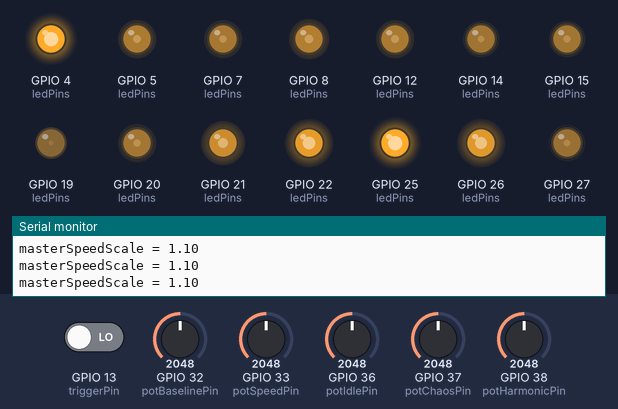
Bench run of a sketch on a simulated ESP32. Parts: output pins drawn as LEDs (lit = HIGH), the last lines printed to the serial monitor. The inputs (shaded band) are chosen by the test bench; at power-on: GPIO 33 (potSpeedPin) = 2048, GPIO 32 (potBaselinePin) = 2048, GPIO 36 (potIdlePin) = 2048, GPIO 13 (triggerPin) LOW, GPIO 37 (potChaosPin) = 2048, GPIO 38 (potHarmonicPin) = 2048. Random numbers use the default seed unless the sketch sets one.

Above: at 1.2 s.
1.3 s: GPIO 33 (potSpeedPin) set to 2866
At 1.67 s:
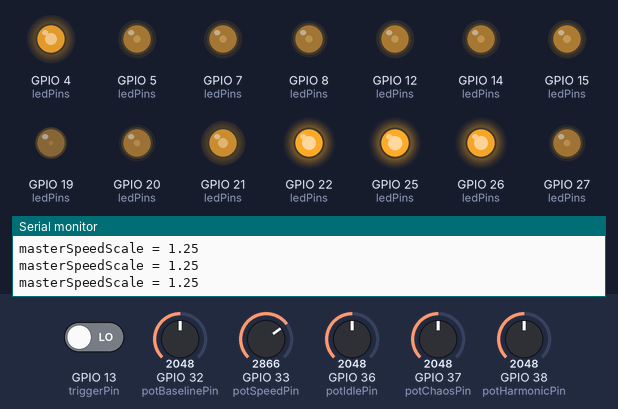
4.3 s: GPIO 32 (potBaselinePin) set to 2866
At 4.72 s:
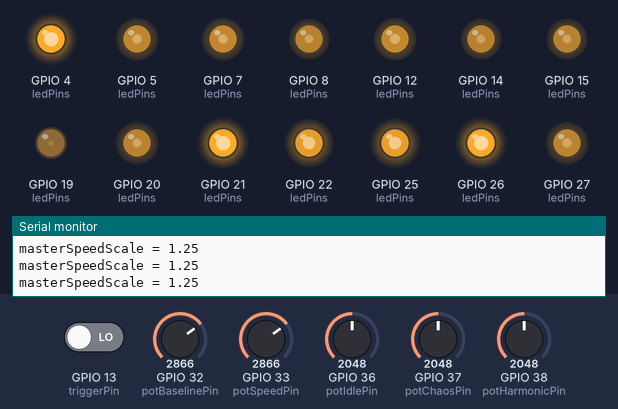
7.3 s: GPIO 36 (potIdlePin) set to 2866
At 7.46 s:
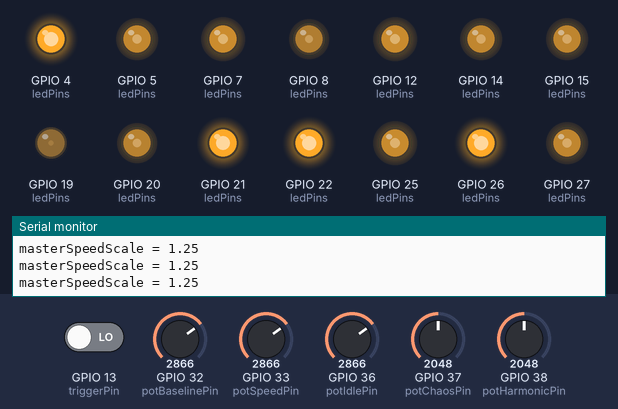
Timing chart, 0 to 8.4 s (numbered marks = the images above; inputs shaded):
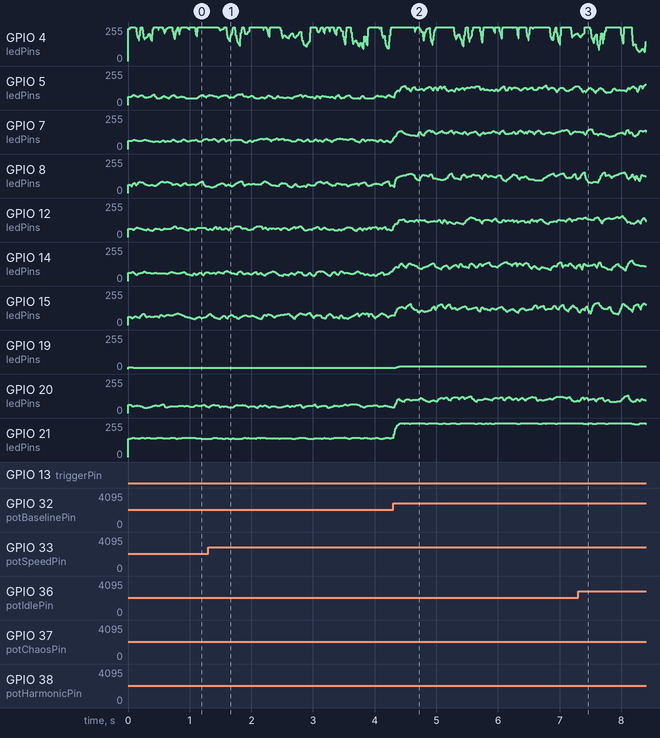

The sketch:

dynFlameSimV2.ino
```cpp
// ==============================================================================
// 17TH CENTURY GALLEON FLAME SYNTHESIZER
// ==============================================================================

// --- PIN DEFINITIONS ---
const int triggerPin = 13;          // Connect a button from this pin to GND to trigger the "wind wave"

// Potentiometer pins (Master Adjustments - Use 3.3V, GND, and the Pin)
const uint8_t potIdlePin = 36;      // Adjusts how intensely the flame flickers while resting
const uint8_t potChaosPin = 37;     // Adjusts how violently the flame reacts to a gust of wind
const uint8_t potHarmonicPin = 38;  // Adjusts how quickly the flame settles back to normal after a gust
const uint8_t potBaselinePin = 32;  // Adjusts the overall master brightness of the ship
const uint8_t potSpeedPin = 33;     // Adjusts the Global Tempo (Wind Agitation / Physics Speed)

// --- MULTI-LED SETUP ---
const int NUM_FLAMES = 14;
const int ledPins[NUM_FLAMES] = {22, 21, 19, 4, 26, 25, 8, 20, 15, 27, 5, 7, 14, 12};

// --- PWM SETTINGS ---
const int freq = 5000;              // 5kHz frequency prevents visible LED strobing/flicker
const int resolution = 12;          // 12-bit resolution provides 4096 levels of brightness (0-4095)

enum FlameState { IDLE, DROP, CHAOTIC, HARMONIC };
enum Location { STERN, CABIN, BINNACLE, BATTLE, KITCHEN };

// ==============================================================================
// THE FLAME CLASS
// Represents a single, independent physical flame on the ship.
// ==============================================================================
class Flame {
  public:
    int ledPin;
    FlameState currentState = IDLE;
    Location locationType;
    unsigned long stateStartTime = 0; // Tracks when the current state began

    // Variables to ensure smooth gliding during IDLE flickering
    float currentIdlePWM;
    float targetIdlePWM;
    unsigned long lastIdleChange = 0;

    // Internal base recipe values specific to this historical location
    int baseBaseline, baseIdleIntensity, baseChaosAmplitude;
    float baseHarmonicDamping;

    // "Personality" variables to make each LED unique, preventing synchronized blinking
    int brightnessOffset;
    float flickerSpeedMod;
    float chaosMod;

    // --- INITIALIZATION ---
    void init(int pin, Location loc) {
      ledPin = pin;
      locationType = loc;

      // Attach the pin to the ESP32 hardware PWM (ESP32 Core v3.x API)
      ledcAttach(ledPin, freq, resolution);

      // Generate unique physical traits for this specific lantern
      brightnessOffset = random(-200, 200);       // Slightly dimmer or brighter than its peers
      flickerSpeedMod = random(80, 120) / 100.0;  // 0.8x to 1.2x innate flicker speed
      chaosMod = random(80, 120) / 100.0;         // 0.8x to 1.2x innate chaotic reaction

      // Load the historical physics recipe based on the location
      switch (locationType) {
        case STERN:
          baseBaseline = 3500;         // Very bright to cut through fog
          baseIdleIntensity = 800;     // High flicker from exposed sea winds
          baseChaosAmplitude = 1500;   // Massive recovery swings
          baseHarmonicDamping = 0.010; // Low damping: a huge flame bounces around a lot
          break;
        case CABIN:
          baseBaseline = 3000;         // Bright, warm, elegant glow
          baseIdleIntensity = 100;     // Very steady, protected from drafts
          baseChaosAmplitude = 800;    // Moderate reaction to gusts
          baseHarmonicDamping = 0.040; // High damping: high quality wax settles very fast
          break;
        case BINNACLE:
          baseBaseline = 1000;         // Dim, just enough to read the compass
          baseIdleIntensity = 20;      // Barely flickers, heavily enclosed in brass
          baseChaosAmplitude = 200;    // Wind barely penetrates the housing
          baseHarmonicDamping = 0.050; // Max damping: tiny, stiff flame snaps right back
          break;
        case BATTLE:
          baseBaseline = 2000;         // Medium brightness below deck
          baseIdleIntensity = 400;     // Drafts whistling through open gun ports
          baseChaosAmplitude = 1000;   // Wild swings when cannons fire / wind gusts
          baseHarmonicDamping = 0.025; // Medium settling speed
          break;
        case KITCHEN:
          baseBaseline = 4000;         // Maximum brightness
          baseIdleIntensity = 1500;    // A roaring fire is never still
          baseChaosAmplitude = 2000;   // Chaotic and violent
          baseHarmonicDamping = 0.001; // Minimum damping: a wood fire never truly "settles"
          break;
      }

      // Start the flame at its normal brightness
      currentIdlePWM = baseBaseline;
      targetIdlePWM = baseBaseline;
    }

    // --- PHYSICS UPDATE LOOP ---
    void update(unsigned long currentTime, float bScale, float iScale, float cScale, float hScale, float sScale) {

      // Calculate this LED's exact parameters by combining:
      // 1. The Base Recipe  2. The Global Potentiometer Scales  3. The Unique Personality
      int myBasePWM = constrain((baseBaseline * bScale) + brightnessOffset, 50, 4095);
      int myIdleInt = baseIdleIntensity * iScale * chaosMod;
      int myChaosAmp = baseChaosAmplitude * cScale * chaosMod;
      float myHarmDamp = baseHarmonicDamping * hScale;

      unsigned long timeInState = currentTime - stateStartTime;
      int outputPWM = myBasePWM;

      // Adjust state durations based on the Global Speed pot (sScale)
      // Faster speed = shorter durations
      int dropDuration = 150 / sScale;
      int chaosDuration = 600 / sScale;
      int harmonicDuration = 2000 / sScale;

      // Execute the math for the current state of the flame
      switch (currentState) {

        case IDLE:
          // Is it time to pick a new target brightness? (Shorter intervals if sScale is high)
          if (currentTime - lastIdleChange > (random(20, 80) * flickerSpeedMod / sScale)) {
            targetIdlePWM = myBasePWM + random(-myIdleInt, myIdleInt);
            lastIdleChange = currentTime;
          }
          // Smoothly glide the current brightness toward the target brightness
          // The 0.2 multiplier defines the "gliding" speed. We scale it by sScale so it stays smooth at all tempos.
          currentIdlePWM += (targetIdlePWM - currentIdlePWM) * 0.2 * sScale;
          outputPWM = currentIdlePWM;
          break;

        case DROP:
          // Phase 1 of a gust: The flame is nearly blown out, recovering linearly back to baseline
          if (timeInState < dropDuration) {
            outputPWM = map(timeInState, 0, dropDuration, 100, myBasePWM);
          } else {
            currentState = CHAOTIC; // Move to next phase
            stateStartTime = currentTime;
          }
          break;

        case CHAOTIC:
          // Phase 2 of a gust: Violent sputtering
          if (timeInState < chaosDuration) {
            // Create an 'envelope' that goes from 1.0 down to 0.0 as time passes
            float envelope = 1.0 - ((float)timeInState / chaosDuration);
            int currentChaos = myChaosAmp * envelope;

            // Prevent random(0) which causes errors, ensuring a minimum of 1
            if (currentChaos < 1) currentChaos = 1;

            outputPWM = myBasePWM + random(-currentChaos, currentChaos);
          } else {
            currentState = HARMONIC; // Move to final phase
            stateStartTime = currentTime;
          }
          break;

        case HARMONIC:
          // Phase 3 of a gust: The flame "bounces" as it re-establishes thermal equilibrium
          if (timeInState < harmonicDuration) {
            float timeSec = timeInState / 1000.0;

            // Calculate ringing frequency. Speed pot increases how fast it vibrates.
            float frequency = 8.0 * flickerSpeedMod * sScale;
            float oscillation = sin(2 * PI * frequency * timeSec);

            // Calculate how fast the bouncing fades away
            float damping = exp(-myHarmDamp * timeInState * sScale);

            outputPWM = myBasePWM + (int)(myChaosAmp * 0.5 * damping * oscillation);

            // If the bouncing is basically undetectable (under 5%), cleanly exit back to IDLE
            if (damping < 0.05) {
              currentState = IDLE;
              currentIdlePWM = outputPWM;
            }
          } else {
            // Safety catch to force return to IDLE if time runs out
            currentState = IDLE;
          }
        break;
      }

      // Constrain to 12-bit bounds to prevent integer overflows causing weird flashes
      outputPWM = constrain(outputPWM, 0, 4095);

      // --- GAMMA CORRECTION ---
      // Human eyes perceive brightness logarithmically, not linearly.
      // Squaring the normalized value maps the math physically correctly to the eye.
      float normalized = outputPWM / 4095.0;
      ledcWrite(ledPin, (int)((normalized * normalized) * 4095));
    }

    // Externally triggers the wind gust effect
    void triggerDrop(unsigned long time) {
      if (currentState == IDLE) {
        currentState = DROP;
        stateStartTime = time;
        }
    }
};

// ==============================================================================
// MAIN PROGRAM EXECUTION
// ==============================================================================

Flame flames[NUM_FLAMES];

// --- WAVE SEQUENCER VARIABLES ---
bool waveActive = false;
unsigned long waveStartTime = 0;
int currentWaveIndex = 0;
int battleLanternsTriggered = 0;

void setup() {
  Serial.begin(115200);
  while(!Serial);

  pinMode(triggerPin, INPUT); // the trigger button

  // Seed the random generator by reading environmental noise on an unconnected pin
  randomSeed(analogRead(35));

  // Initialize your 14 LEDs and assign them to specific locations on your model
  flames[0].init(ledPins[0], STERN);     // 1 Stern Lantern
  flames[1].init(ledPins[1], CABIN);     // 1 Great Cabin
  flames[2].init(ledPins[2], BINNACLE);  // 1 Binnacle
  flames[3].init(ledPins[3], KITCHEN);   // 3 Galley Fire LEDs
  flames[4].init(ledPins[4], KITCHEN);
  flames[5].init(ledPins[5], KITCHEN);

  // 8 Battle Lanterns (These are the ones that react to the "Wind Wave")
  flames[6].init(ledPins[6], BATTLE);
  flames[7].init(ledPins[7], BATTLE);
  flames[8].init(ledPins[8], BATTLE);
  flames[9].init(ledPins[9], BATTLE);
  flames[10].init(ledPins[10], BATTLE);
  flames[11].init(ledPins[11], BATTLE);
  flames[12].init(ledPins[12], BATTLE);
  flames[13].init(ledPins[13], BATTLE);
}

void loop() {
  unsigned long currentTime = millis();

  // --- READ POTENTIOMETERS ---
  // The Speed pot has a tighter range (0.7x to 1.5x) so it feels like changing the "weather"
  // without breaking the physical realism of the simulation.
  float masterSpeedScale =    map(analogRead(potSpeedPin), 0, 4095, 70, 150) / 100.0;

  // The rest map to a 0.0 to 2.0 multiplier scale (0% to 200%)
  float masterBaselineScale = map(analogRead(potBaselinePin), 0, 4095, 0, 200) / 100.0;
  float masterIdleScale =     map(analogRead(potIdlePin),     0, 4095, 0, 200) / 100.0;
  float masterChaosScale =    map(analogRead(potChaosPin),    0, 4095, 0, 200) / 100.0;
  float masterHarmonicScale = map(analogRead(potHarmonicPin), 0, 4095, 0, 200) / 100.0;

  Serial.println("masterSpeedScale = " + String(masterSpeedScale));
  //Serial.println("masterBaselineScale = " + String(masterBaselineScale));
  //Serial.println("masterIdleScale = " + String(masterIdleScale));
  //Serial.println("masterChaosScale = " + String(masterChaosScale));
  //Serial.println("masterHarmonicScale = " + String(masterHarmonicScale));

  // --- TRIGGER THE WAVE ---
  // When button goes HIGH (pressed), start the wind draft
  if (digitalRead(triggerPin) == HIGH && !waveActive) {
    waveActive = true;
    waveStartTime = currentTime;
    currentWaveIndex = 0;
    battleLanternsTriggered = 0;
  }

  // --- PROCESS THE WAVE ---
  if (waveActive) {
    if (currentWaveIndex < NUM_FLAMES) {

      // Only the Battle Lanterns get hit by the wind wave
      if (flames[currentWaveIndex].locationType != BATTLE) {
        currentWaveIndex++;
      } else {

        // The higher the Speed Pot is, the faster the draft travels down the deck!
        int currentWaveDelay = 80 / masterSpeedScale;

        if (currentTime > waveStartTime + (battleLanternsTriggered * currentWaveDelay)) {
          flames[currentWaveIndex].triggerDrop(currentTime);
          currentWaveIndex++;
          battleLanternsTriggered++;
        }
      }
    } else {
      // Wave is over
      waveActive = false;
      }
  }

  // --- UPDATE ALL PHYSICS ---
  for (int i = 0; i < NUM_FLAMES; i++) {
    flames[i].update(currentTime, masterBaselineScale, masterIdleScale, masterChaosScale, masterHarmonicScale, masterSpeedScale);
  }

  // The loop delay pacing!
  // This ensures the math runs at ~100Hz (like your original photodiode data).
  // Without this, the ESP32 loops infinitely fast, which breaks the gliding math.
  delay(10);
}
```
